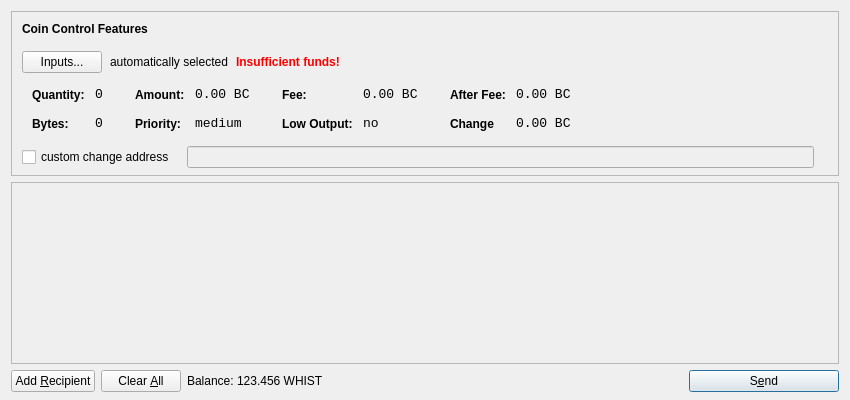
<?xml version="1.0" encoding="UTF-8"?>
<ui version="4.0">
 <class>SendCoinsDialog</class>
 <widget class="QDialog" name="SendCoinsDialog">
  <property name="geometry">
   <rect>
    <x>0</x>
    <y>0</y>
    <width>850</width>
    <height>400</height>
   </rect>
  </property>
  <property name="windowTitle">
   <string>Send Coins</string>
  </property>
  <layout class="QVBoxLayout" name="verticalLayout" stretch="0,1,0">
   <property name="bottomMargin">
    <number>8</number>
   </property>
   <item>
    <widget class="QFrame" name="frameCoinControl">
     <property name="sizePolicy">
      <sizepolicy hsizetype="Expanding" vsizetype="Expanding">
       <horstretch>0</horstretch>
       <verstretch>0</verstretch>
      </sizepolicy>
     </property>
     <property name="maximumSize">
      <size>
       <width>16777215</width>
       <height>16777215</height>
      </size>
     </property>
     <property name="frameShape">
      <enum>QFrame::StyledPanel</enum>
     </property>
     <property name="frameShadow">
      <enum>QFrame::Sunken</enum>
     </property>
     <layout class="QVBoxLayout" name="verticalLayoutCoinControl2">
      <property name="spacing">
       <number>-1</number>
      </property>
      <property name="leftMargin">
       <number>0</number>
      </property>
      <property name="topMargin">
       <number>0</number>
      </property>
      <property name="rightMargin">
       <number>0</number>
      </property>
      <property name="bottomMargin">
       <number>6</number>
      </property>
      <item>
       <layout class="QVBoxLayout" name="verticalLayoutCoinControl" stretch="0,0,0,0,1">
        <property name="spacing">
         <number>0</number>
        </property>
        <property name="leftMargin">
         <number>10</number>
        </property>
        <property name="topMargin">
         <number>10</number>
        </property>
        <item>
         <layout class="QHBoxLayout" name="horizontalLayoutCoinControl1">
          <property name="bottomMargin">
           <number>15</number>
          </property>
          <item>
           <widget class="QLabel" name="labelCoinControlFeatures">
            <property name="sizePolicy">
             <sizepolicy hsizetype="Preferred" vsizetype="Maximum">
              <horstretch>0</horstretch>
              <verstretch>0</verstretch>
             </sizepolicy>
            </property>
            <property name="font">
             <font>
              <weight>75</weight>
              <bold>true</bold>
             </font>
            </property>
            <property name="styleSheet">
             <string notr="true">font-weight:bold;</string>
            </property>
            <property name="text">
             <string>Coin Control Features</string>
            </property>
           </widget>
          </item>
         </layout>
        </item>
        <item>
         <layout class="QHBoxLayout" name="horizontalLayoutCoinControl2" stretch="0,0,0,0">
          <property name="spacing">
           <number>8</number>
          </property>
          <property name="bottomMargin">
           <number>10</number>
          </property>
          <item>
           <widget class="QPushButton" name="pushButtonCoinControl">
            <property name="styleSheet">
             <string notr="true"/>
            </property>
            <property name="text">
             <string>Inputs...</string>
            </property>
           </widget>
          </item>
          <item>
           <widget class="QLabel" name="labelCoinControlAutomaticallySelected">
            <property name="text">
             <string>automatically selected</string>
            </property>
            <property name="margin">
             <number>5</number>
            </property>
           </widget>
          </item>
          <item>
           <widget class="QLabel" name="labelCoinControlInsuffFunds">
            <property name="font">
             <font>
              <weight>75</weight>
              <bold>true</bold>
             </font>
            </property>
            <property name="styleSheet">
             <string notr="true">color:red;font-weight:bold;</string>
            </property>
            <property name="text">
             <string>Insufficient funds!</string>
            </property>
            <property name="margin">
             <number>5</number>
            </property>
           </widget>
          </item>
          <item>
           <spacer name="horizontalSpacerCoinControl">
            <property name="orientation">
             <enum>Qt::Horizontal</enum>
            </property>
            <property name="sizeHint" stdset="0">
             <size>
              <width>40</width>
              <height>1</height>
             </size>
            </property>
           </spacer>
          </item>
         </layout>
        </item>
        <item>
         <widget class="QWidget" name="widgetCoinControl" native="true">
          <property name="sizePolicy">
           <sizepolicy hsizetype="Preferred" vsizetype="Preferred">
            <horstretch>0</horstretch>
            <verstretch>0</verstretch>
           </sizepolicy>
          </property>
          <property name="minimumSize">
           <size>
            <width>0</width>
            <height>0</height>
           </size>
          </property>
          <property name="styleSheet">
           <string notr="true"/>
          </property>
          <layout class="QHBoxLayout" name="horizontalLayoutCoinControl5">
           <property name="margin">
            <number>0</number>
           </property>
           <item>
            <layout class="QHBoxLayout" name="horizontalLayoutCoinControl3" stretch="0,0,0,1">
             <property name="spacing">
              <number>20</number>
             </property>
             <property name="topMargin">
              <number>0</number>
             </property>
             <property name="bottomMargin">
              <number>10</number>
             </property>
             <item>
              <layout class="QFormLayout" name="formLayoutCoinControl1">
               <property name="horizontalSpacing">
                <number>10</number>
               </property>
               <property name="verticalSpacing">
                <number>14</number>
               </property>
               <property name="leftMargin">
                <number>10</number>
               </property>
               <property name="topMargin">
                <number>4</number>
               </property>
               <property name="rightMargin">
                <number>6</number>
               </property>
               <item row="0" column="0">
                <widget class="QLabel" name="labelCoinControlQuantityText">
                 <property name="styleSheet">
                  <string notr="true">font-weight:bold;</string>
                 </property>
                 <property name="text">
                  <string>Quantity:</string>
                 </property>
                 <property name="margin">
                  <number>0</number>
                 </property>
                </widget>
               </item>
               <item row="0" column="1">
                <widget class="QLabel" name="labelCoinControlQuantity">
                 <property name="font">
                  <font>
                   <family>Monospace</family>
                   <pointsize>10</pointsize>
                  </font>
                 </property>
                 <property name="cursor">
                  <cursorShape>IBeamCursor</cursorShape>
                 </property>
                 <property name="contextMenuPolicy">
                  <enum>Qt::ActionsContextMenu</enum>
                 </property>
                 <property name="text">
                  <string>0</string>
                 </property>
                 <property name="margin">
                  <number>0</number>
                 </property>
                 <property name="textInteractionFlags">
                  <set>Qt::LinksAccessibleByMouse|Qt::TextSelectableByKeyboard|Qt::TextSelectableByMouse</set>
                 </property>
                </widget>
               </item>
               <item row="1" column="0">
                <widget class="QLabel" name="labelCoinControlBytesText">
                 <property name="styleSheet">
                  <string notr="true">font-weight:bold;</string>
                 </property>
                 <property name="text">
                  <string>Bytes:</string>
                 </property>
                </widget>
               </item>
               <item row="1" column="1">
                <widget class="QLabel" name="labelCoinControlBytes">
                 <property name="font">
                  <font>
                   <family>Monospace</family>
                   <pointsize>10</pointsize>
                  </font>
                 </property>
                 <property name="cursor">
                  <cursorShape>IBeamCursor</cursorShape>
                 </property>
                 <property name="contextMenuPolicy">
                  <enum>Qt::ActionsContextMenu</enum>
                 </property>
                 <property name="text">
                  <string>0</string>
                 </property>
                 <property name="textInteractionFlags">
                  <set>Qt::LinksAccessibleByMouse|Qt::TextSelectableByKeyboard|Qt::TextSelectableByMouse</set>
                 </property>
                </widget>
               </item>
              </layout>
             </item>
             <item>
              <layout class="QFormLayout" name="formLayoutCoinControl2">
               <property name="horizontalSpacing">
                <number>10</number>
               </property>
               <property name="verticalSpacing">
                <number>14</number>
               </property>
               <property name="leftMargin">
                <number>6</number>
               </property>
               <property name="topMargin">
                <number>4</number>
               </property>
               <property name="rightMargin">
                <number>6</number>
               </property>
               <item row="0" column="0">
                <widget class="QLabel" name="labelCoinControlAmountText">
                 <property name="styleSheet">
                  <string notr="true">font-weight:bold;</string>
                 </property>
                 <property name="text">
                  <string>Amount:</string>
                 </property>
                 <property name="margin">
                  <number>0</number>
                 </property>
                </widget>
               </item>
               <item row="0" column="1">
                <widget class="QLabel" name="labelCoinControlAmount">
                 <property name="font">
                  <font>
                   <family>Monospace</family>
                   <pointsize>10</pointsize>
                  </font>
                 </property>
                 <property name="cursor">
                  <cursorShape>IBeamCursor</cursorShape>
                 </property>
                 <property name="contextMenuPolicy">
                  <enum>Qt::ActionsContextMenu</enum>
                 </property>
                 <property name="text">
                  <string>0.00 BC</string>
                 </property>
                 <property name="textInteractionFlags">
                  <set>Qt::LinksAccessibleByMouse|Qt::TextSelectableByKeyboard|Qt::TextSelectableByMouse</set>
                 </property>
                </widget>
               </item>
               <item row="1" column="0">
                <widget class="QLabel" name="labelCoinControlPriorityText">
                 <property name="styleSheet">
                  <string notr="true">font-weight:bold;</string>
                 </property>
                 <property name="text">
                  <string>Priority:</string>
                 </property>
                </widget>
               </item>
               <item row="1" column="1">
                <widget class="QLabel" name="labelCoinControlPriority">
                 <property name="font">
                  <font>
                   <family>Monospace</family>
                   <pointsize>10</pointsize>
                  </font>
                 </property>
                 <property name="cursor">
                  <cursorShape>IBeamCursor</cursorShape>
                 </property>
                 <property name="contextMenuPolicy">
                  <enum>Qt::ActionsContextMenu</enum>
                 </property>
                 <property name="text">
                  <string>medium</string>
                 </property>
                 <property name="textInteractionFlags">
                  <set>Qt::LinksAccessibleByMouse|Qt::TextSelectableByKeyboard|Qt::TextSelectableByMouse</set>
                 </property>
                </widget>
               </item>
              </layout>
             </item>
             <item>
              <layout class="QFormLayout" name="formLayoutCoinControl3">
               <property name="horizontalSpacing">
                <number>10</number>
               </property>
               <property name="verticalSpacing">
                <number>14</number>
               </property>
               <property name="leftMargin">
                <number>6</number>
               </property>
               <property name="topMargin">
                <number>4</number>
               </property>
               <property name="rightMargin">
                <number>6</number>
               </property>
               <item row="0" column="0">
                <widget class="QLabel" name="labelCoinControlFeeText">
                 <property name="styleSheet">
                  <string notr="true">font-weight:bold;</string>
                 </property>
                 <property name="text">
                  <string>Fee:</string>
                 </property>
                 <property name="margin">
                  <number>0</number>
                 </property>
                </widget>
               </item>
               <item row="0" column="1">
                <widget class="QLabel" name="labelCoinControlFee">
                 <property name="font">
                  <font>
                   <family>Monospace</family>
                   <pointsize>10</pointsize>
                  </font>
                 </property>
                 <property name="cursor">
                  <cursorShape>IBeamCursor</cursorShape>
                 </property>
                 <property name="contextMenuPolicy">
                  <enum>Qt::ActionsContextMenu</enum>
                 </property>
                 <property name="text">
                  <string>0.00 BC</string>
                 </property>
                 <property name="textInteractionFlags">
                  <set>Qt::LinksAccessibleByMouse|Qt::TextSelectableByKeyboard|Qt::TextSelectableByMouse</set>
                 </property>
                </widget>
               </item>
               <item row="1" column="0">
                <widget class="QLabel" name="labelCoinControlLowOutputText">
                 <property name="styleSheet">
                  <string notr="true">font-weight:bold;</string>
                 </property>
                 <property name="text">
                  <string>Low Output:</string>
                 </property>
                </widget>
               </item>
               <item row="1" column="1">
                <widget class="QLabel" name="labelCoinControlLowOutput">
                 <property name="font">
                  <font>
                   <family>Monospace</family>
                   <pointsize>10</pointsize>
                  </font>
                 </property>
                 <property name="cursor">
                  <cursorShape>IBeamCursor</cursorShape>
                 </property>
                 <property name="contextMenuPolicy">
                  <enum>Qt::ActionsContextMenu</enum>
                 </property>
                 <property name="text">
                  <string>no</string>
                 </property>
                 <property name="textInteractionFlags">
                  <set>Qt::LinksAccessibleByMouse|Qt::TextSelectableByKeyboard|Qt::TextSelectableByMouse</set>
                 </property>
                </widget>
               </item>
              </layout>
             </item>
             <item>
              <layout class="QFormLayout" name="formLayoutCoinControl4">
               <property name="horizontalSpacing">
                <number>10</number>
               </property>
               <property name="verticalSpacing">
                <number>14</number>
               </property>
               <property name="leftMargin">
                <number>6</number>
               </property>
               <property name="topMargin">
                <number>4</number>
               </property>
               <property name="rightMargin">
                <number>6</number>
               </property>
               <item row="0" column="0">
                <widget class="QLabel" name="labelCoinControlAfterFeeText">
                 <property name="styleSheet">
                  <string notr="true">font-weight:bold;</string>
                 </property>
                 <property name="text">
                  <string>After Fee:</string>
                 </property>
                 <property name="margin">
                  <number>0</number>
                 </property>
                </widget>
               </item>
               <item row="0" column="1">
                <widget class="QLabel" name="labelCoinControlAfterFee">
                 <property name="font">
                  <font>
                   <family>Monospace</family>
                   <pointsize>10</pointsize>
                  </font>
                 </property>
                 <property name="cursor">
                  <cursorShape>IBeamCursor</cursorShape>
                 </property>
                 <property name="contextMenuPolicy">
                  <enum>Qt::ActionsContextMenu</enum>
                 </property>
                 <property name="text">
                  <string>0.00 BC</string>
                 </property>
                 <property name="textInteractionFlags">
                  <set>Qt::LinksAccessibleByMouse|Qt::TextSelectableByKeyboard|Qt::TextSelectableByMouse</set>
                 </property>
                </widget>
               </item>
               <item row="1" column="0">
                <widget class="QLabel" name="labelCoinControlChangeText">
                 <property name="styleSheet">
                  <string notr="true">font-weight:bold;</string>
                 </property>
                 <property name="text">
                  <string>Change</string>
                 </property>
                </widget>
               </item>
               <item row="1" column="1">
                <widget class="QLabel" name="labelCoinControlChange">
                 <property name="font">
                  <font>
                   <family>Monospace</family>
                   <pointsize>10</pointsize>
                  </font>
                 </property>
                 <property name="cursor">
                  <cursorShape>IBeamCursor</cursorShape>
                 </property>
                 <property name="contextMenuPolicy">
                  <enum>Qt::ActionsContextMenu</enum>
                 </property>
                 <property name="text">
                  <string>0.00 BC</string>
                 </property>
                 <property name="textInteractionFlags">
                  <set>Qt::LinksAccessibleByMouse|Qt::TextSelectableByKeyboard|Qt::TextSelectableByMouse</set>
                 </property>
                </widget>
               </item>
              </layout>
             </item>
            </layout>
           </item>
          </layout>
         </widget>
        </item>
        <item>
         <layout class="QHBoxLayout" name="horizontalLayoutCoinControl4" stretch="0,0,0">
          <property name="spacing">
           <number>12</number>
          </property>
          <property name="sizeConstraint">
           <enum>QLayout::SetDefaultConstraint</enum>
          </property>
          <property name="topMargin">
           <number>5</number>
          </property>
          <property name="rightMargin">
           <number>5</number>
          </property>
          <item>
           <widget class="QCheckBox" name="checkBoxCoinControlChange">
            <property name="text">
             <string>custom change address</string>
            </property>
           </widget>
          </item>
          <item>
           <widget class="QLineEdit" name="lineEditCoinControlChange">
            <property name="enabled">
             <bool>false</bool>
            </property>
            <property name="sizePolicy">
             <sizepolicy hsizetype="Expanding" vsizetype="Fixed">
              <horstretch>0</horstretch>
              <verstretch>0</verstretch>
             </sizepolicy>
            </property>
           </widget>
          </item>
          <item>
           <widget class="QLabel" name="labelCoinControlChangeLabel">
            <property name="sizePolicy">
             <sizepolicy hsizetype="Preferred" vsizetype="Expanding">
              <horstretch>0</horstretch>
              <verstretch>0</verstretch>
             </sizepolicy>
            </property>
            <property name="minimumSize">
             <size>
              <width>0</width>
              <height>0</height>
             </size>
            </property>
            <property name="text">
             <string/>
            </property>
            <property name="margin">
             <number>3</number>
            </property>
           </widget>
          </item>
         </layout>
        </item>
        <item>
         <spacer name="verticalSpacerCoinControl">
          <property name="orientation">
           <enum>Qt::Vertical</enum>
          </property>
          <property name="sizeHint" stdset="0">
           <size>
            <width>800</width>
            <height>1</height>
           </size>
          </property>
         </spacer>
        </item>
       </layout>
      </item>
     </layout>
    </widget>
   </item>
   <item>
    <widget class="QScrollArea" name="scrollArea">
     <property name="widgetResizable">
      <bool>true</bool>
     </property>
     <widget class="QWidget" name="scrollAreaWidgetContents">
      <property name="geometry">
       <rect>
        <x>0</x>
        <y>0</y>
        <width>830</width>
        <height>165</height>
       </rect>
      </property>
      <layout class="QVBoxLayout" name="verticalLayout_2">
       <property name="margin">
        <number>0</number>
       </property>
       <item>
        <layout class="QVBoxLayout" name="entries">
         <property name="spacing">
          <number>6</number>
         </property>
        </layout>
       </item>
       <item>
        <spacer name="verticalSpacer">
         <property name="orientation">
          <enum>Qt::Vertical</enum>
         </property>
         <property name="sizeHint" stdset="0">
          <size>
           <width>20</width>
           <height>40</height>
          </size>
         </property>
        </spacer>
       </item>
      </layout>
     </widget>
    </widget>
   </item>
   <item>
    <layout class="QHBoxLayout" name="horizontalLayout">
     <item>
      <widget class="QPushButton" name="addButton">
       <property name="toolTip">
        <string>Send to multiple recipients at once</string>
       </property>
       <property name="text">
        <string>Add &amp;Recipient</string>
       </property>
       <property name="icon">
        <iconset resource="../bitcoin.qrc">
         <normaloff>:/icons/add</normaloff>:/icons/add</iconset>
       </property>
       <property name="autoDefault">
        <bool>false</bool>
       </property>
      </widget>
     </item>
     <item>
      <widget class="QPushButton" name="clearButton">
       <property name="sizePolicy">
        <sizepolicy hsizetype="Minimum" vsizetype="Fixed">
         <horstretch>0</horstretch>
         <verstretch>0</verstretch>
        </sizepolicy>
       </property>
       <property name="toolTip">
        <string>Remove all transaction fields</string>
       </property>
       <property name="text">
        <string>Clear &amp;All</string>
       </property>
       <property name="icon">
        <iconset resource="../bitcoin.qrc">
         <normaloff>:/icons/remove</normaloff>:/icons/remove</iconset>
       </property>
       <property name="autoRepeatDelay">
        <number>300</number>
       </property>
       <property name="autoDefault">
        <bool>false</bool>
       </property>
      </widget>
     </item>
     <item>
      <layout class="QHBoxLayout" name="horizontalLayout_2">
       <property name="spacing">
        <number>3</number>
       </property>
       <item>
        <widget class="QLabel" name="label">
         <property name="sizePolicy">
          <sizepolicy hsizetype="Preferred" vsizetype="Fixed">
           <horstretch>0</horstretch>
           <verstretch>0</verstretch>
          </sizepolicy>
         </property>
         <property name="text">
          <string>Balance:</string>
         </property>
        </widget>
       </item>
       <item>
        <widget class="QLabel" name="labelBalance">
         <property name="sizePolicy">
          <sizepolicy hsizetype="Preferred" vsizetype="Fixed">
           <horstretch>0</horstretch>
           <verstretch>0</verstretch>
          </sizepolicy>
         </property>
         <property name="cursor">
          <cursorShape>IBeamCursor</cursorShape>
         </property>
         <property name="text">
          <string>123.456 WHIST</string>
         </property>
         <property name="textInteractionFlags">
          <set>Qt::LinksAccessibleByMouse|Qt::TextSelectableByKeyboard|Qt::TextSelectableByMouse</set>
         </property>
        </widget>
       </item>
      </layout>
     </item>
     <item>
      <spacer name="horizontalSpacer">
       <property name="orientation">
        <enum>Qt::Horizontal</enum>
       </property>
       <property name="sizeHint" stdset="0">
        <size>
         <width>40</width>
         <height>20</height>
        </size>
       </property>
      </spacer>
     </item>
     <item>
      <widget class="QPushButton" name="sendButton">
       <property name="minimumSize">
        <size>
         <width>150</width>
         <height>0</height>
        </size>
       </property>
       <property name="toolTip">
        <string>Confirm the send action</string>
       </property>
       <property name="text">
        <string>S&amp;end</string>
       </property>
       <property name="icon">
        <iconset resource="../bitcoin.qrc">
         <normaloff>:/icons/send</normaloff>:/icons/send</iconset>
       </property>
       <property name="default">
        <bool>true</bool>
       </property>
      </widget>
     </item>
    </layout>
   </item>
  </layout>
 </widget>
 <resources>
  <include location="../bitcoin.qrc"/>
 </resources>
 <connections/>
</ui>
